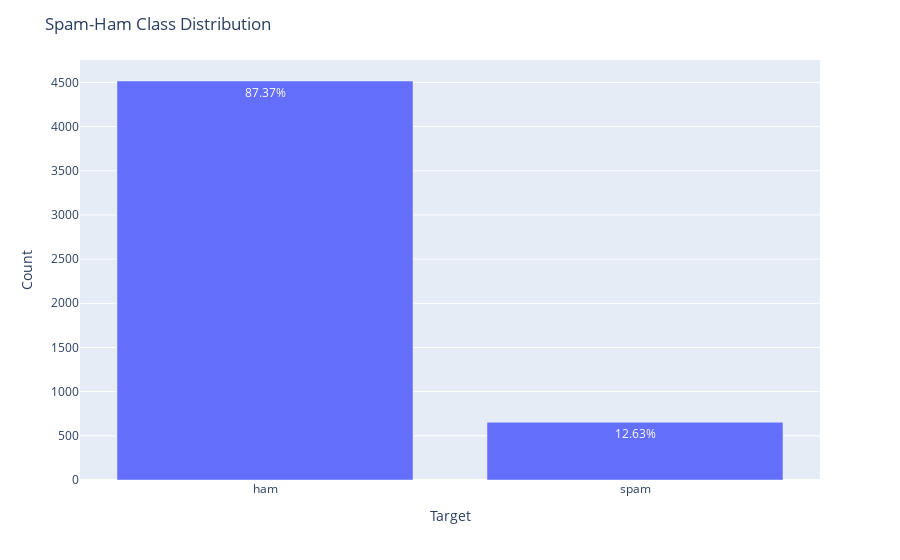

The code cell stored with this chart in its notebook:
### Markdown cell above
Key Observations:

__1. Ham Messages (Non-Spam)__

Count: 4,516 messages

__Mean (Average):__

num_character: 70.46 (ham messages tend to be shorter in character count)

num_words: 17.12 (on average, ham messages contain fewer words)

num_sentences: 1.82 (usually consists of a single short sentence)

__Max Values:__

num_character: 910 (some non-spam messages can be long, but most are short)

num_words: 220 (a few messages have many words, but most do not)

num_sentences: 38 (some messages are lengthy with multiple sentences)

__2. Spam Messages__

Count: 653 messages

__Mean (Average):__

num_character: 137.89 (spam messages tend to be longer)

num_words: 27.67 (spam messages contain more words on average)

num_sentences: 2.97 (spam messages have more sentences than ham)

__Max Values:__

num_character: 224 (spam messages are consistently longer, but not excessively so)

num_words: 46

num_sentences: 9

__Comparison & Insights__

Spam messages tend to be longer in terms of both character and word count compared to ham messages. Ham messages are shorter and often have fewer sentences, suggesting they are more direct and concise. The standard deviation is higher for spam messages, indicating greater variation in length.

25%, 50%, and 75% percentiles show that ham messages are more likely to be much shorter, whereas spam messages tend to be longer on average.

__Conclusion__

Spam messages typically contain more words, more sentences, and a higher character count, which might be a distinguishing factor for classification. Ham messages are generally shorter and more concise.

### Code cell
class_counts = df['Target'].value_counts().reset_index()
class_counts.columns = ['Target', 'Count']
    
# Compute percentage distribution
class_counts['Percentage'] = (class_counts['Count'] / df.shape[0]) * 100
class_counts['Percentage'] = class_counts['Percentage'].round(2).astype(str) + "%"  # Format percentage

# Create bar chart with percentage as text
fig = px.bar(data_frame=class_counts, x='Target', y='Count', text='Percentage')
fig.update_layout(title="Spam-Ham Class Distribution")

### Figure 1 — Plotly figure (JSON) as saved in the notebook; plotly's stock layout.template omitted (floating-point values rounded to 4 significant figures)
{"data": [{"alignmentgroup": "True", "hovertemplate": "Target=%{x}<br>Count=%{y}<br>Percentage=%{text}<extra></extra>", "legendgroup": "", "marker": {"color": "#636efa", "pattern": {"shape": ""}}, "name": "", "offsetgroup": "", "orientation": "v", "showlegend": false, "text": ["87.37%", "12.63%"], "textposition": "auto", "type": "bar", "x": ["ham", "spam"], "xaxis": "x", "y": [4516, 653], "yaxis": "y"}], "layout": {"barmode": "relative", "legend": {"tracegroupgap": 0}, "margin": {"t": 60}, "title": {"text": "Spam-Ham Class Distribution"}, "xaxis": {"anchor": "y", "domain": [0, 1], "title": {"text": "Target"}}, "yaxis": {"anchor": "x", "domain": [0, 1], "title": {"text": "Count"}}}}
